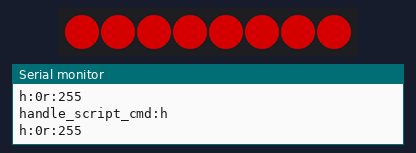
Simulated run of this sketch. Board: Arduino Uno, built with avr-gcc and run on an emulated ATmega328P. On the bench: 8 RGB LEDs in strip order, left to right, the last lines printed to the serial monitor. Dim RGB values are drawn brighter than linear; random numbers use the default seed unless the sketch sets one; EEPROM starts erased.

Above: at 0.6 s.
At 3.41 s:
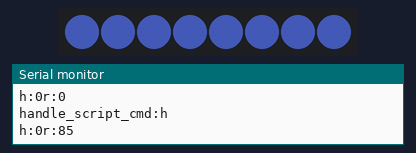
At 9.6 s:
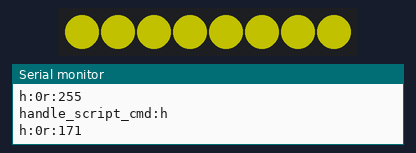
At 18.6 s:
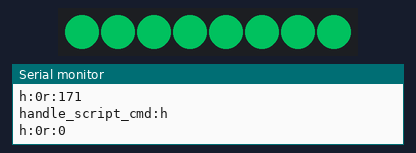
At 29.41 s:
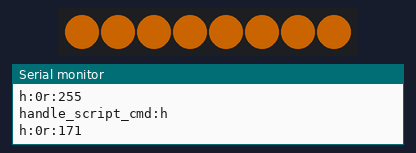
At 39.75 s:
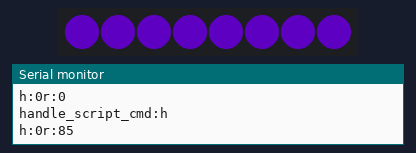
Timing chart, 0 to 40.0 s (numbered marks = the images above):
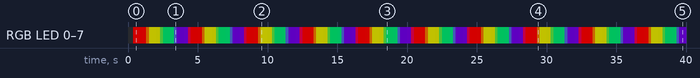

Measured:
- by itself, RGB LED 0–7: off → RGB(127, 0, 0) at 0.38 s, → RGB(128, 0, 0) 0.13 s later, → RGB(127, 1, 0) 0.51 s later, → RGB(102, 51, 0) 0.30 s later, … (119 changes in this stretch)

The sketch:

BlinkMmk2Demo.ino
```cpp
 /**
  *
  * NOTE: Pullup resistors should be used on SDA & SCL lines
  *
  * Thanks to BroHogan for TinyWireS: http://playground.arduino.cc/Code/USIi2c
  * Credit and thanks to Don Blake for his usiTwiSlave code.
  * More on TinyWireS usage - see TinyWireS.h
  *
  * 2015, Tod E. Kurt, http://todbot.com/blog/ http://thingm.com/
  *
  */

#if defined(__AVR_ATtiny85__) || defined(__AVR_ATtiny84__)  //
#define __BLINKM_BOARD__
#endif

#if defined(__BLINKM_BOARD__)
//#include "TinyWireS.h" // must comment out when in UNO debug
#else
#include "Wire.h"        // must comment out when in production
#endif

#include <Adafruit_NeoPixel.h>

#include "led_utils.h"

#define patt_max 16  // FIXME:

#include "patterns.h"  // the light sequence patterns


#if defined(__AVR_ATtiny85__)
// BlinkM pins
const int redPin = 3;  //
const int grnPin = 4;  //
const int bluPin = 1;  // PWM, will blink when programming
const int sdaPin = 0;  // PWM, 'd' pin, can be digital I/O
const int sclPin = 2;  // A/D, 'c' pin, can be digital I/O, or analog input
const int LED_PIN = bluPin;
#elif defined(__AVR_ATtiny84__) || defined(__AVR_ATtiny44__)
// BlinkM MaxM pins
const int redPin = 8;   // PB2 OC0A
const int grnPin = 7;   // PA7 OC0B
const int bluPin = 5;   // PA5 OC1B 'i' pin
const int sdaPin = 6;   // PA6
const int sclPin = 9;   // PA4
const int in0Pin = A0;  // PA0
const int in1Pin = A1;  // PA1
const int in2Pin = A2;  // PA2
const int in3Pin = A3;  // PA3
const int LED_PIN = redPin;
#else
#warning "unknown board type, assuming UNO"
const int redPin = 9;
const int grnPin = 10;
const int bluPin = 11;
const int LED_PIN = 6;
#endif

/*
// ATMEL ATTINY84 / ARDUINO
//
//                           +-\/-+
//                     VCC  1|    |14  GND
//             (D 10)  PB0  2|    |13  AREF (D  0)
//             (D  9)  PB1  3|    |12  PA1  (D  1)
//                     PB3  4|    |11  PA2  (D  2)
//  PWM  INT0  (D  8)  PB2  5|    |10  PA3  (D  3)
//  PWM        (D  7)  PA7  6|    |9   PA4  (D  4)
//  PWM        (D  6)  PA6  7|    |8   PA5  (D  5)        PWM
//                           +----+
*/


#define I2C_ADDR  0x09     // default BlinkM addr
#define NUM_LEDS 8

#define patt_max 16  // FIXME:

// eeprom begin: muncha buncha eeprom
uint8_t  ee_i2c_addr         EEMEM = I2C_ADDR;
uint8_t  ee_boot_mode        EEMEM = 0x00; // FIXME: BOOT_PLAY_SCRIPT;
uint8_t  ee_boot_script_id   EEMEM = 0x00;
uint8_t  ee_boot_reps        EEMEM = 0x00;
uint8_t  ee_boot_fadespeed   EEMEM = 0x08;
uint8_t  ee_boot_timeadj     EEMEM = 0x00;
uint8_t  ee_unused2          EEMEM = 0xDA;

// NOTE: can't declare EEPROM statically because Arduino loader doesn't send eeprom
patternline_t patternlines_ee[patt_max] EEMEM;

byte cmd;
byte cmdargs[8];

uint8_t script_id;
uint8_t playpos   = 0; // current play position
uint8_t playstart = 0; // start play position
uint8_t playend   = patt_max; // end play position
uint8_t playcount = 0; // number of times to play loop, or 0=infinite
uint8_t playing; // playing values: 0=off, 1=normal, 2=playing from powerup playing=3 direct led addressing FIXME:

uint16_t fade_millis;

patternline_t pltmp;  // temp pattern holder
//patternline_t* p;
uint16_t ttmp;   // temp time holder
uint8_t ntmp;    // temp ledn holder

CRGB curr;    // current/start color
CRGB dest;    // destination color
CRGB ctmp;    // temporary color
fract16 overlay_amount;
fract16 overlay_inc;
fract16 overlay_amounts[NUM_LEDS];
fract16 overlay_incs[NUM_LEDS];

const uint32_t led_update_millis = 10;  // tick msec
uint32_t led_update_next;
uint32_t pattern_update_next;

Adafruit_NeoPixel strip = Adafruit_NeoPixel(NUM_LEDS, LED_PIN, NEO_GRB + NEO_KHZ800);

uint8_t ledtoggle;  // temp debug

static void play_script();
static void get_next_patternline();
static void update_led_state();
static void check_i2c();
static void handle_script_cmd();

//
void setup()
{
  strip.begin();
  strip.show(); // Initialize all pixels to 'off'
  strip.setBrightness(128);

#if defined(__BLINKM_BOARD__)
  TinyWireS.begin(I2C_ADDR);
#else
  Wire.begin(I2C_ADDR);
  Serial.begin(115200);
  Serial.println("BlinkMmk2Demo!");
#endif

  // load up EEPROM from flash,
  // to deal with fact that Arduino uploader doesn't upload EEPROM
  for( uint8_t i=0; i<patt_max; i++ ) {
    memcpy_P( &pltmp, &(patternlines_default[i]), sizeof(patternline_t) );
    eeprom_write_block( &pltmp, &(patternlines_ee[i]), sizeof(patternline_t) );
  }

  //  FIXME: check for play on boot
  script_id = 4;
  play_script();

}

//
void loop()
{
  update_led_state();
  check_i2c();
}


//
static void update_leds()
{
  if( overlay_amount < 250 ) { // 97.6% arbitrary
    ctmp = blend( curr, dest, (overlay_amount) );
    //ctmp = blend( curr, dest, (overlay_amount>>8) );
    //ctmp = dest;
    overlay_amount += overlay_inc;
  }
  else {
    ctmp = dest;
  }

  // for now set all pixels to same color
  for( uint8_t i=0; i< NUM_LEDS; i++) {
    strip.setPixelColor( i, ctmp.r, ctmp.g, ctmp.b );
  }
  strip.show();

}


//
// updateLEDState() is the main user-land function that:
// - periodically calls the rgb fader code to fade any actively moving colors
// - controls sequencing of a light pattern, if playing
// - ///triggers pattern playing on USB disconnect
//
static void update_led_state()
{
    uint32_t now = millis();

    // update LEDs every led_update_millis
    if( (long)(now - led_update_next) > 0 ) {
      led_update_next += led_update_millis;

      update_leds();

    } // led_update_next

    // playing light pattern
    if( playing ) {
      if( (long)(now - pattern_update_next) > 0  ) { // time to get next line
        digitalWrite(grnPin, (ledtoggle++)%2 );

        get_next_patternline();

        // prepare to go to next line
        playpos++;
        if( playpos == playend ) {
          playpos = playstart; // loop the pattern
          //playcount--;
          //if( playcount == 0 ) {
          //  playing=0; // done!
          //} else if(playcount==255) {
          //  playcount = 0; // infinite playing
          //}
        }
        pattern_update_next += ttmp;
      }
    } // playing

}

// compute the overlay_inc
// this is the amount overlay_amount is incremented every led_update_millis
//
// (led_update_millis / fade_millis) = fractional amount to do every tick
// e.g. (10 / 500) = 0.02; (10 / 1000) = 0.01
//
// (led_update_millis / fade_millis) * 256  = fract8 amount to add to overlay
// (led_update_millis / fade_millis) * 65536  = fract16 amount to add to overlay
//
// => overlay_inc = 65536 * led_update_millis / fade_millis
//
static void calculate_overlay_inc()
{
  overlay_amount = 0;
  //overlay_inc = ((uint32_t)65536 * led_update_millis) / fade_millis;
  overlay_inc = ((uint16_t)256 * led_update_millis) / fade_millis;
}

//
static void play_script()
{
  if( script_id == 0 ) {
    playend = 5;  // FIXME:
    playcount = 0;  // FIXME: infinite
  }
  else {
    playend = pgm_read_byte( &pattern_lens[script_id] );
    playcount = 0;
  }

  playpos = 0;
  playing = 1;

  get_next_patternline();
}

//
static void get_next_patternline()
{
  if( script_id == 0 ) { // eeprom
    eeprom_read_block(&pltmp, &patternlines_ee[playpos],sizeof(patternline_t));
  } else {
    patternline_t* p;
    memcpy_P( &p, &patterns[script_id], sizeof(patternline_t*) ); // read in start addr of patternline set
    memcpy_P(&pltmp, &p[playpos], sizeof(patternline_t));  // read in patternline
  }
  cmd  = pltmp.cmd;
  ctmp = pltmp.color;
  ttmp = pltmp.dmillis * 10;
  ntmp = pltmp.ledn;

  if( ttmp == 0 && ctmp.r==0 && ctmp.g==0 && ctmp.b==0 ) {
    // skip lines set to zero
  }
  else {
    handle_script_cmd();
  }
}


//
static void handle_script_cmd()
{
  Serial.print("handle_script_cmd:"); Serial.println((char)cmd);
  if( cmd == 'n' ) {
    dest = ctmp;
    curr = ctmp;
  }
  else if( cmd == 'c' ) {
    curr = dest;
    dest = ctmp;
    fade_millis = ttmp / 2;      //fade_millis = ttmp;
    calculate_overlay_inc();
  }
  else if( cmd == 'C' ) {
      byte dr = cmdargs[0];
      byte dg = cmdargs[1];
      byte db = cmdargs[2];
      curr.r = curr.r + (random8() % dr ) - (dr/2);  // random around previsous color
      curr.g = curr.g + (random8() % dg ) - (dg/2);
      curr.b = curr.b + (random8() % db ) - (db/2);
      dest = curr;
  }
  else if( cmd == 'h' ) {
    curr = dest;
    hsv2rgb_rainbow( (const CHSV&)(ctmp), dest ); // FIXME: test
    Serial.print("h:");Serial.print(cmdargs[0]); Serial.print("r:"); Serial.println(dest.r);
    fade_millis = ttmp / 2;
    calculate_overlay_inc();
  }
  else if( cmd == 'H' ) {
  }
  else if( cmd == 'p' ) {
  }
  else if( cmd == 'f' ) {
  }
  else if( cmd == 't' ) {
  }
  else if( cmd == 'F' ) {
  }
  else if( cmd == 'j' ) {
  }
  else if( cmd == 'i' ) {
  }
  else if( cmd == 'I' ) {
  }
  else if( cmd == 'k' ) {
  }
  else if( cmd == 'K' ) {
  }

}

// --------------------------------------------------------

//
static void read_i2c_vals(uint8_t num, uint8_t*buf)
{
#if defined(__BLINKM_BOARD__)
  for( uint8_t i=0; i<num; i++)
    buf[i] = TinyWireS.receive();
#else
  for( uint8_t i=0; i<num; i++)
    buf[i] = Wire.read();
#endif
}

//
static void check_i2c()
{
#if defined(__BLINKM_BOARD__)
  if( TinyWireS.available() ) {
    cmd = TinyWireS.receive();    // first byte is command
#else
  if( Wire.available() ) {
    cmd = Wire.read();    // first byte is command
#endif

    if( cmd == 'n' ||
        cmd == 'c' ||
        cmd == 'C' ||
        cmd == 'h' ||
        cmd == 'H' ||
        cmd == 'p' ) {
      read_i2c_vals( 3, cmdargs );
      handle_script_cmd();
    }
    else if( cmd == 'f' ) {

    }
    // else if( cmd == 'h' ) { // "fade to HSB color" cmd
    //}
    else {
      // unknown cmd
    }

  }
}

/*
//
void updateLEDsNew()
{
  for( int i = 0; i<NUM_LEDS; i++ ) {
    overlay_amount = overlay_amounts[i];
    overlay_inc = overlay_incs[i];
    if( overlay_amount < 250 ) { // 97.6% arbitrary
      ctmp = blend( curr, dest, (overlay_amount) );
      //ctmp = blend( curr, dest, (overlay_amount>>8) );
      //ctmp = dest;
      overlay_amount += overlay_inc;
    }
    else {
      ctmp = dest;
    }

    strip.setPixelColor( i, ctmp.r, ctmp.g, ctmp.b );
  }
  strip.show();

}
*/
```

patterns.h
```cpp
#ifndef PATTERNS_H
#define PATTERNS_H

#include "led_utils.h"  // for CRGB

struct patternline_t {
    uint8_t cmd;
    CRGB color;
    uint16_t dmillis; // hundreths of a sec
    uint8_t ledn;     // number of led, or 0 for all
};


const patternline_t patternlines_default[] PROGMEM = {
    { 'c', { 0x7f, 0x7f, 0x7f },  100, 0 }, // 13 white B
    { 'c', { 0x22, 0x00, 0x00 },  100, 0 }, // 0  red A
    { 'c', { 0x00, 0x22, 0x00 },  100, 0 }, // 4  grn A
    { 'c', { 0x00, 0x00, 0x22 },  100, 0 }, // 6  blu A
    { 'c', { 0x00, 0x00, 0x00 },  100, 0 }, // 14 off B
};

const patternline_t patternlines_rgb[] PROGMEM = {
    { 'c', { 0x33, 0x00, 0x00 },  100, 0 }, // 0  red all
    { 'c', { 0x00, 0x33, 0x00 },  100, 0 }, // 1  grn all
    { 'c', { 0x00, 0x00, 0x33 },  100, 0 }, // 2  blu all
};

const patternline_t patternlines_blink_white[] PROGMEM = {
    { 'c', { 0x11, 0x11, 0x11 },  50, 0 }, // 0  white all
    { 'c', { 0x00, 0x00, 0x00 },  50, 0 }, // 1  off all
};

const patternline_t patternlines_stoplight[] PROGMEM = {
    { 'c', { 0x33, 0x00, 0x00 }, 100, 0 }, // 0  red
    { 'c', { 0x33, 0x55, 0x00 },  50, 0 }, // 1  yellow
    { 'c', { 0x00, 0x33, 0x33 },  50, 0 }, // 1  greenblue
};

const patternline_t patternlines_hues[] PROGMEM = {
    { 'h', { 0x00, 0xff, 0xff },  100, 0 }, // 0  red all
    { 'h', { 0x40, 0xff, 0xff },  100, 0 }, // 1  grn all
    { 'h', { 0x80, 0xff, 0xff },  100, 0 }, // 1  grn all
    { 'h', { 0xc0, 0xff, 0xff },  100, 0 }, // 1  grn all
};

const patternline_t* const patterns[] PROGMEM = {
    patternlines_default,
    patternlines_rgb,
    patternlines_blink_white,
    patternlines_stoplight,
    patternlines_hues,
};

// this is so lame, but can't create a flexible array of patternlines in a struct
const int pattern_lens[] PROGMEM = {
    5,
    3,
    2,
    3,
    4,
};


/*
patternline_t patternlines_mem[]  = {
    //    G     R     B    fade ledn
    { { 0x00, 0x11, 0x00 }, 100, 0 }, // 0  red A
    { { 0x00, 0x33, 0x00 }, 100, 0 }, // 1  red B
    { { 0x00, 0x00, 0x00 }, 100, 0 }, // 2  off both
    { { 0x11, 0x00, 0x00 }, 100, 0 }, // 3  grn A
    { { 0x33, 0x00, 0x00 }, 100, 0 }, // 4  grn B
    { { 0x00, 0x00, 0x00 }, 100, 0 }, // 5  off both
    { { 0x00, 0x00, 0x11 }, 100, 0 }, // 6  blu A
    { { 0x00, 0x00, 0x33 }, 100, 0 }, // 7  blu B
    { { 0x00, 0x00, 0x00 }, 100, 0 }, // 8  off both
    { { 0x10, 0x10, 0x10 }, 100, 0 }, // 9  half-bright, both LEDs
    { { 0x00, 0x00, 0x00 }, 100, 0 }, // 10 off both
    { { 0x11, 0x11, 0x11 }, 100, 0 }, // 11 white A
    { { 0x20, 0x20, 0x20 }, 100, 0 }, // 12 off A
    { { 0x30, 0x30, 0x30 }, 100, 0 }, // 13 white B
    { { 0x40, 0x40, 0x40 }, 100, 0 }, // 14 off B
    { { 0x00, 0x00, 0x00 }, 100, 0 }, // 15 off everyone
};
*/
/*
#if 0
patternline_t patternlines_default[] PROGMEM = {
    //    G     R     B    fade ledn
    { { 0x00, 0x11, 0x00 },  100, 1 }, // 0  red A
    { { 0x00, 0x11, 0x00 },  100, 2 }, // 1  red B
    { { 0x00, 0x00, 0x00 },  100, 0 }, // 2  off both
    { { 0x11, 0x00, 0x00 },  100, 1 }, // 3  grn A
    { { 0x11, 0x00, 0x00 },  100, 2 }, // 4  grn B
    { { 0x00, 0x00, 0x00 },  100, 0 }, // 5  off both
    { { 0x00, 0x00, 0x11 },  100, 1 }, // 6  blu A
    { { 0x00, 0x00, 0x11 },  100, 2 }, // 7  blu B
    { { 0x00, 0x00, 0x00 },  100, 0 }, // 8  off both
    { { 0x10, 0x10, 0x10 }, 100, 0 }, // 9  half-bright, both LEDs
    { { 0x00, 0x00, 0x00 }, 100, 0 }, // 10 off both
    { { 0x11, 0x11, 0x11 },  50, 1 }, // 11 white A
    { { 0x00, 0x00, 0x00 },  50, 1 }, // 12 off A
    { { 0x7f, 0x7f, 0x7f },  50, 2 }, // 13 white B
    { { 0x00, 0x00, 0x00 }, 100, 2 }, // 14 off B
    { { 0x00, 0x00, 0x00 }, 100, 0 }, // 15 off everyone
};
#endif
*/

#endif

/*
// this does not work
struct pattern_t {
    uint8_t len;  // number of script lines, 0 == blank script, not playing
    patternline_t lines[];
};
static const pattern_t pattern_default PROGMEM  = {
    3,
    //(patternline_t[3])
    {
        { { 0x00, 0xff, 0x00 },  50, 0 }, // 0  red all
        { { 0xff, 0x00, 0x00 },  50, 0 }, // 1  grn all
        { { 0x00, 0x00, 0xff },  50, 0 }, // 2  blu all
    }
};
*/


/*
typedef struct {
    uint8_t len;  // number of script lines, 0 == blank script, not playing
    patternline_t lines[];
} pattern2_t;

pattern_t patterntoo PROGMEM = {
    3,
    (patternline_t[3])
    {
        { { 0x00, 0xff, 0x00 },  50, 0 }, // 0  red all
        { { 0xff, 0x00, 0x00 },  50, 0 }, // 1  grn all
        { { 0x00, 0x00, 0xff },  50, 0 }, // 2  blu all
    },
};
*/
```

Source omitted: led_utils.h (10798 bytes)
